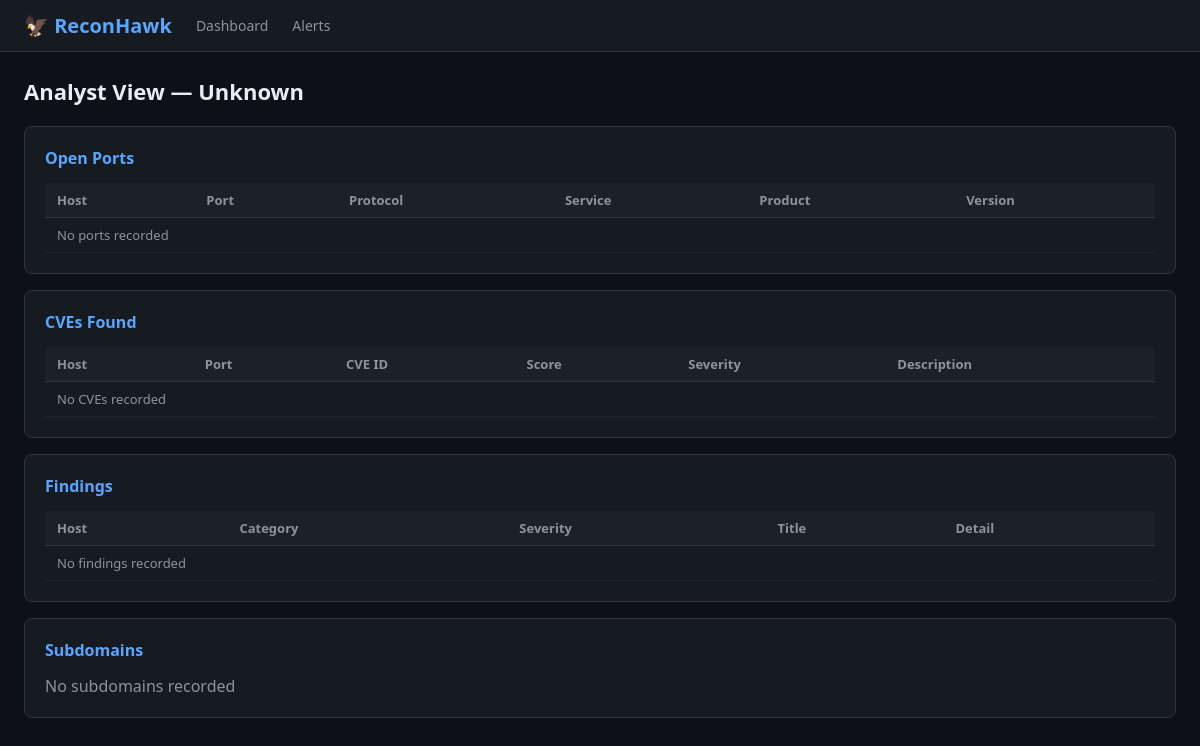
Before: /analyst/6 with the older database file.
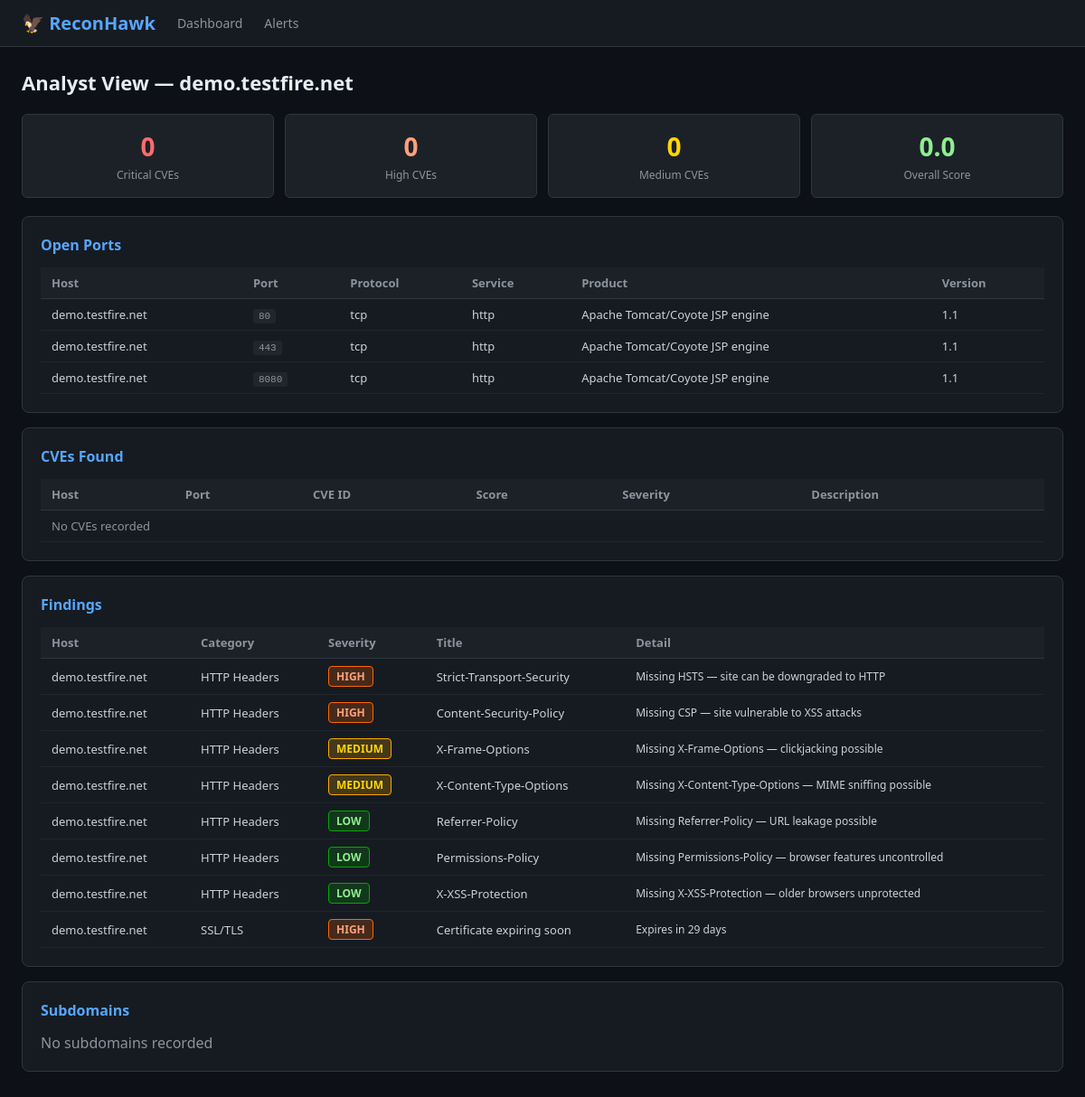
After: the same page with the newer database file.
### tables this page shows
CREATE TABLE scans (
            id          INTEGER PRIMARY KEY AUTOINCREMENT,
            domain      TEXT NOT NULL,
            scan_date   TEXT NOT NULL,
            status      TEXT DEFAULT 'running',
            summary     TEXT
        );

CREATE TABLE risk_scores (
            id               INTEGER PRIMARY KEY AUTOINCREMENT,
            scan_id          INTEGER,
            domain           TEXT,
            overall_score    REAL,
            overall_severity TEXT,
            total_cves       INTEGER,
            critical_count   INTEGER,
            high_count       INTEGER,
            medium_count     INTEGER,
            low_count        INTEGER,
            FOREIGN KEY (scan_id) REFERENCES scans(id)
        );

CREATE TABLE ports (
            id        INTEGER PRIMARY KEY AUTOINCREMENT,
            scan_id   INTEGER,
            host      TEXT,
            port      INTEGER,
            protocol  TEXT,
            service   TEXT,
            product   TEXT,
            version   TEXT,
            FOREIGN KEY (scan_id) REFERENCES scans(id)
        );

CREATE TABLE findings (
            id          INTEGER PRIMARY KEY AUTOINCREMENT,
            scan_id     INTEGER,
            host        TEXT,
            category    TEXT,
            severity    TEXT,
            title       TEXT,
            detail      TEXT,
            FOREIGN KEY (scan_id) REFERENCES scans(id)
        );

### dashboard/app.py (the view)
@app.route("/analyst/<int:scan_id>")
def analyst_view(scan_id):
    data = db_manager.get_scan_data(scan_id)
    return render_template("analyst.html", data=data, scan_id=scan_id)

### database/db_manager.py (called while the page is built)
def get_scan_data(scan_id):
    conn = sqlite3.connect(config.DB_PATH)
    c    = conn.cursor()
    c.execute("SELECT * FROM scans WHERE id=?",      (scan_id,))
    scan = c.fetchone()
    c.execute("SELECT * FROM subdomains WHERE scan_id=?", (scan_id,))
    subdomains = c.fetchall()
    c.execute("SELECT * FROM ports WHERE scan_id=?", (scan_id,))
    ports = c.fetchall()
    c.execute("SELECT * FROM cves WHERE scan_id=?",  (scan_id,))
    cves = c.fetchall()
    c.execute("SELECT * FROM findings WHERE scan_id=?", (scan_id,))
    findings = c.fetchall()
    c.execute("SELECT * FROM risk_scores WHERE scan_id=?", (scan_id,))
    risk = c.fetchone()
    conn.close()
    return {
        "scan"      : scan,
        "subdomains": subdomains,
        "ports"     : ports,
        "cves"      : cves,
        "findings"  : findings,
        "risk"      : risk,
    }

### dashboard/templates/analyst.html (shortened to what this page needs)
{% extends "base.html" %}
{% block content %}
{% set scan  = data.scan %}
{% set risk  = data.risk %}
<h1>Analyst View — {{ scan[1] if scan else 'Unknown' }}</h1>
{% if risk %}
<div class="stat-grid" style="margin-bottom:20px">
  <div class="stat-box">
    <div class="stat-num" style="color:#ff6b6b">{{ risk[6] }}</div>
    <div class="stat-label">Critical CVEs</div>
  </div>
  <div class="stat-box">
    <div class="stat-num" style="color:#ffa07a">{{ risk[7] }}</div>
    <div class="stat-label">High CVEs</div>
  </div>
  <div class="stat-box">
    <div class="stat-num" style="color:#ffd700">{{ risk[8] }}</div>
    <div class="stat-label">Medium CVEs</div>
  </div>
  <div class="stat-box">
    <div class="stat-num" style="color:#90ee90">{{ risk[3] }}</div>
    <div class="stat-label">Overall Score</div>
  </div>
</div>
{% endif %}
<div class="card">
  <h2>Open Ports</h2>
  <table>
    <tr><th>Host</th><th>Port</th><th>Protocol</th>
        <th>Service</th><th>Product</th><th>Version</th></tr>
    {% for p in data.ports %}
    <tr>
      <td>{{ p[2] }}</td><td><span class="tag">{{ p[3] }}</span></td>
      <td>{{ p[4] }}</td><td>{{ p[5] }}</td>
      <td>{{ p[6] }}</td><td>{{ p[7] }}</td>
    </tr>
    {% else %}
    <tr><td colspan="6" style="color:#8b949e">No ports recorded</td></tr>
    {% endfor %}
  </table>
</div>
<div class="card">
  <h2>CVEs Found</h2>
  <table>
    <tr><th>Host</th><th>Port</th><th>CVE ID</th>
        <th>Score</th><th>Severity</th><th>Description</th></tr>
    {% for c in data.cves %}
    <tr>
      <td>{{ c[2] }}</td>
      <td><span class="tag">{{ c[3] }}</span></td>
      <td><span class="tag">{{ c[4] }}</span></td>
      <td>{{ c[5] }}</td>
      <td><span class="badge badge-{{ c[6]|lower }}">{{ c[6] }}</span></td>
      <td style="font-size:12px">{{ c[7][:100] }}</td>
    </tr>
    {% else %}
    <tr><td colspan="6" style="color:#8b949e">No CVEs recorded</td></tr>
    {% endfor %}
  </table>
</div>
<div class="card">
  <h2>Findings</h2>
  <table>
    <tr><th>Host</th><th>Category</th><th>Severity</th>
        <th>Title</th><th>Detail</th></tr>
    {% for f in data.findings %}
    <tr>
      <td>{{ f[2] }}</td><td>{{ f[3] }}</td>
      <td><span class="badge badge-{{ f[4]|lower }}">{{ f[4] }}</span></td>
      <td>{{ f[5] }}</td><td style="font-size:12px">{{ f[6] }}</td>
    </tr>
    {% else %}
    <tr><td colspan="5" style="color:#8b949e">No findings recorded</td></tr>
    {% endfor %}
  </table>
</div>
<div class="card">
  <h2>Subdomains</h2>
  <div style="display:flex;flex-wrap:wrap;gap:8px">
    {% for s in data.subdomains %}
    <span class="tag">{{ s[3] }}</span>
    {% else %}
    <span style="color:#8b949e">No subdomains recorded</span>
    {% endfor %}
  </div>
</div>
{% endblock %}

Changed rows visible on the page:
added scans: domain "demo.testfire.net"
added risk_scores: critical_count "0", high_count "0", medium_count "0", overall_score "0.0"
added ports: host "demo.testfire.net", port "80", protocol "tcp", service "http", product "Apache Tomcat/Coyote JSP engine", version "1.1"
added ports: host "demo.testfire.net", port "443", protocol "tcp", service "http", product "Apache Tomcat/Coyote JSP engine", version "1.1"
added ports: host "demo.testfire.net", port "8080", protocol "tcp", service "http", product "Apache Tomcat/Coyote JSP engine", version "1.1"
added findings: host "demo.testfire.net", category "HTTP Headers", severity "HIGH", title "Strict-Transport-Security", detail "Missing HSTS — site can be downgraded to HTTP"
added findings: host "demo.testfire.net", category "HTTP Headers", severity "HIGH", title "Content-Security-Policy", detail "Missing CSP — site vulnerable to XSS attacks"
added findings: host "demo.testfire.net", category "HTTP Headers", severity "MEDIUM", title "X-Frame-Options", detail "Missing X-Frame-Options — clickjacking possible"
added findings: host "demo.testfire.net", category "HTTP Headers", severity "MEDIUM", title "X-Content-Type-Options", detail "Missing X-Content-Type-Options — MIME sniffing possible"
added findings: host "demo.testfire.net", category "HTTP Headers", severity "LOW", title "Referrer-Policy", detail "Missing Referrer-Policy — URL leakage possible"
added findings: host "demo.testfire.net", category "HTTP Headers", severity "LOW", title "Permissions-Policy", detail "Missing Permissions-Policy — browser features uncontrolled"
added findings: host "demo.testfire.net", category "HTTP Headers", severity "LOW", title "X-XSS-Protection", detail "Missing X-XSS-Protection — older browsers unprotected"
added findings: host "demo.testfire.net", category "SSL/TLS", severity "HIGH", title "Certificate expiring soon", detail "Expires in 29 days"
Other visible differences:
{{ scan[1] if scan else 'Unknown' }}: "Unknown" → (not shown)
text no longer shown: "No ports recorded No findings recorded"
text now shown: "Critical CVEs High CVEs Medium CVEs Overall Score"
